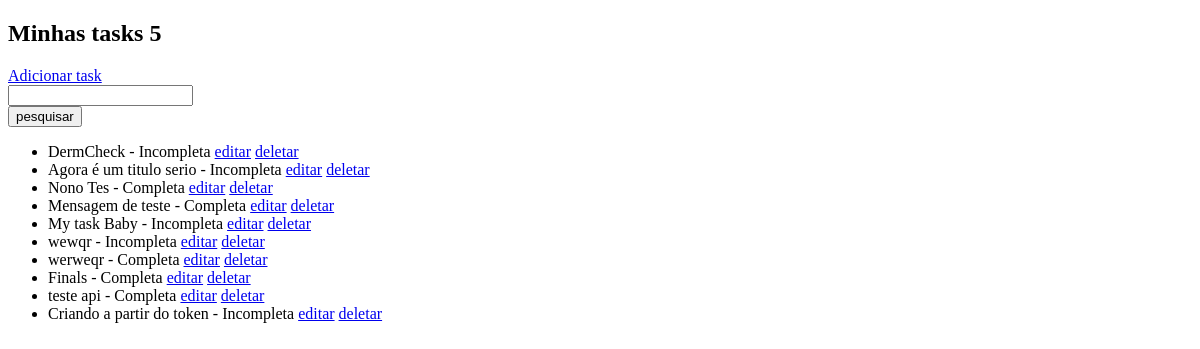
The app's page /tasks (signed in), older data.
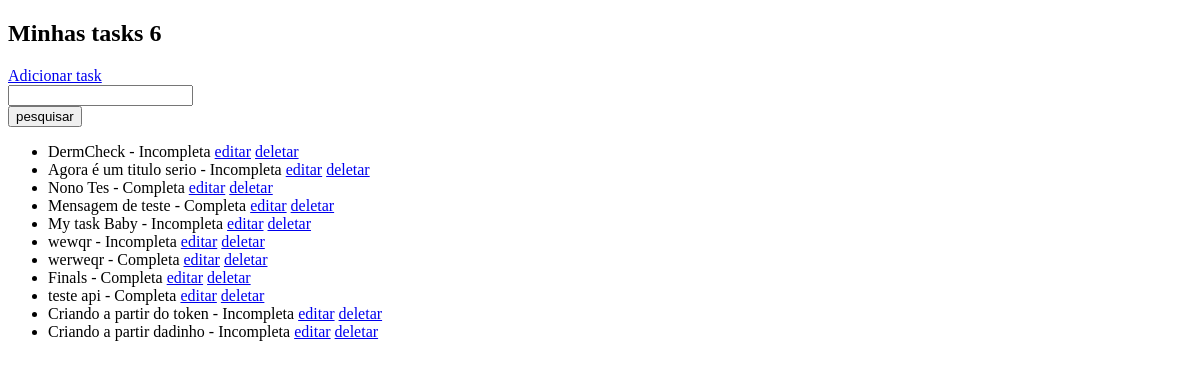
The same page, newer data.
### tasks/models.py (models this page shows, shortened)
class Task(models.Model):
    title = models.CharField(max_length=30)
    description = models.TextField()
    is_done = models.BooleanField(default=False)
    user = models.ForeignKey(User, on_delete=models.CASCADE, default=USER_ID)

### tasks/views.py (the view)
# urls.py: path('tasks', TaskList.as_view(), name='list_task'),
class TaskList(LoginRequiredMixin, ListView):
    model = Task
    context_object_name = 'tasks'
    def get_context_data(self, *, object_list=None, **kwargs):
        context = super().get_context_data(**kwargs)
        context['tasks'] = context['tasks'].filter(user=self.request.user)
        context['count'] = context['tasks'].filter(is_done=False).count()
        search_query = self.request.GET.get('search-query') or ''
        if search_query:
            context['tasks'] = context['tasks'].filter(title__icontains=search_query)
        context['search_input'] = search_query
        return context

### tasks/templates/tasks/task_list.html (shortened to what this page needs)
{% extends 'tasks/layouts/base.html' %}
{% block content%}
    <h2>Minhas tasks  {{count}}</h2>
    <a href="{% url 'tasks:create_task' %}">Adicionar task</a>
    <form method="get" action="{% url 'tasks:list_task'%}">
        <label>
            <input type="text" name="search-query" value="{{search_input}}">
        </label>
        <button type="submit">pesquisar</button>
    </form>
    <ul>
        {% for task in tasks %}
            <li>
                <span>{{task.title}}</span> -
                {% if task.is_done %}
                    <span>Completa</span>
                {% else %}
                    <span>Incompleta</span>
                {% endif%}
                <a href="{% url 'tasks:edit_task' task.pk %}">editar</a>
                <a href="{% url 'tasks:delete_task' task.pk %}">deletar</a>
            </li>
        {% endfor %}
    </ul>
{% endblock content %}

Row changes from the older to the newer data that the page shows:
added Task: title "Criando a partir dadinho", is_done "Incompleta"
Text that changed along with them:
{{ count }}: "5" → "6"
